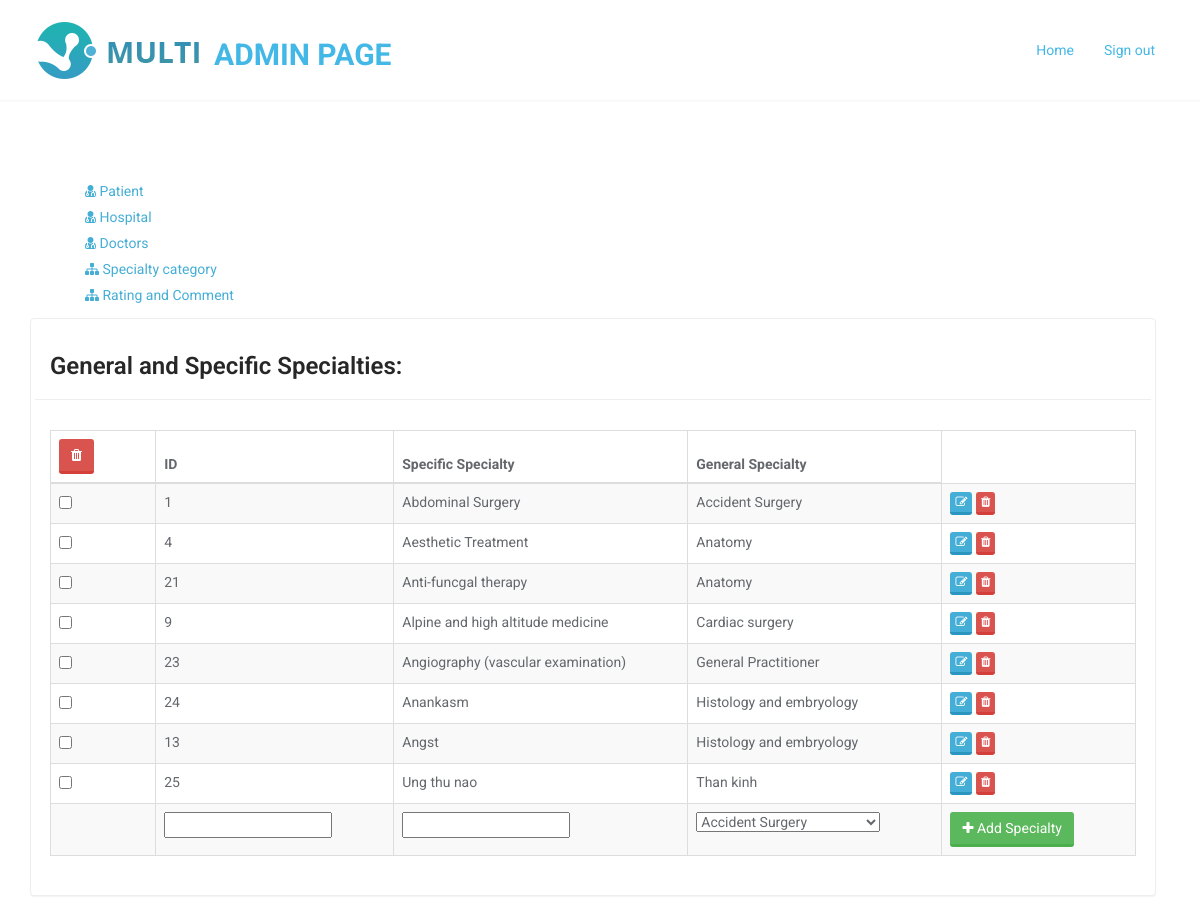
The app's page /view-specific.php (signed in) with its own data.
### tables this page shows
CREATE TABLE `specialty` (
  `id` bigint(255) NOT NULL,
  `name` varchar(255) NOT NULL,
  `gen_specialty` varchar(255) NOT NULL
);

### ppl-core.php (called while the page is built, shortened)
<?php
function template( $file, $args ) {
	if ( is_array( $args ) ) {
		extract( $args );
	}
	include $file;
	return ob_get_clean();
}
function return_sql($sql){
	$link = mysqli_connect('localhost', 'root', '');
	$result = mysqli_query($link,$sql);
	$data=array();
	$index=0;
	while ($list = mysqli_fetch_assoc($result)) {
		$data[$index]=$list;
		$index++;
	}
return $data;
}
function create_table($querry){
	include 'ppl-table.php';
}

### view-specific-app.php (called while the page is built)
<?php
include_once 'ppl-core.php';
create_table('SELECT * FROM specialty ORDER BY gen_specialty');

### view-template.php (the view, shortened to what this page needs)
<?php
if ( isset( $email ) ) {
	?>
    <tr class="odd gradeX" id="row<?php echo $id; ?>">
        <td id="id_val<?php echo $id; ?>"><?php echo $id; ?></td>
        <td id="lname_val<?php echo $id; ?>"><?php echo $lname; ?></td>
        <td id="fname_val<?php echo $id; ?>"><?php echo $fname; ?></td>
        <td id="gender_val<?php echo $id; ?>"><?php echo $gender; ?></td>
        <td id="email_val<?php echo $id; ?>"><?php echo $email; ?></td>
        <td id="password_val<?php echo $id; ?>"><?php echo $password; ?></td>
        <td id="address_val<?php echo $id; ?>"><?php echo $address; ?></td>
        <td id="lang_val<?php echo $id; ?>"><?php echo $lang; ?></td>
        <td id="status_val<?php echo $id; ?>"><?php echo $status; ?></td>
        <td class="center">
            <div class="btn-group-xs">
                <button title="Edit" type="button" class="btn btn-xs btn-primary" id="edit_button<?php echo $id; ?>"
                        onclick="edit_row('<?php echo $id; ?>');"><i
                            class="fa fa-edit"></i></button>
                <button title="Save" type="button" style="display:none;" class="btn btn-xs btn-primary"
                        id="save_button<?php echo $id; ?>"
                        onclick="save_row('<?php echo $id; ?>');"><i
                            class="fa fa-save"></i></button>
                <button title="Delete" type="button" class="btn btn-xs btn-danger" id="delete_button<?php echo $id; ?>"
                        onclick="delete_row('<?php echo $id; ?>');"><i
                            class="fa fa-trash"></i></button>
				<?php if ( $status === 'Deactive' ) {
					?>
                    <button title="Active" style="display:inline-block;" type="button" class=" btn btn-xs btn-warning"
                            id="active_button<?php echo $id; ?>"
                            onclick="active_row('<?php echo $id; ?>');"><i
                                class="fa fa-check"></i></button>
					<?php
				} else {
				?>
                <button title="Deactive" type="button" class=" btn btn-xs btn-warning"
                        id="deactive_button<?php echo $id; ?>"
                        onclick="deactive_row('<?php echo $id; ?>');"><i
                            class="fa fa-ban"></i>
					<?php } ?>
            </div>
        </td>
    </tr>
<?php }
else if ( isset( $gen_specialty ) ) { ?>
        <tr class="odd gradeX" id="row<?php echo $id; ?>">
        <td><input type="checkbox" id="del_<?php echo $id; ?>"></td>
        <td id="id_val<?php echo $id; ?>"><?php echo $id; ?></td>
        <td id="name_val<?php echo $id; ?>"><?php echo $name; ?></td>
        <td id="gen_val<?php echo $id; ?>"><?php echo $gen_specialty; ?></td>
        <td class="center">
            <div class="btn-group-xs">
                <button title="Edit" type="button" class="btn btn-xs btn-primary" id="edit_button<?php echo $id; ?>"
                        onclick="edit_row_gen('<?php echo $id; ?>');"><i
                            class="fa fa-edit"></i></button>
                <button title="Delete" type="button" class="btn btn-xs btn-danger" id="delete_button<?php echo $id; ?>"
                        onclick="delete_row_gen('<?php echo $id; ?>');"><i
                            class="fa fa-trash"></i></button>
            </div>
        </td>
    </tr>
<?php }

### ppl-table.php
<?php
$file   = 'view-template.php';
$output = '';
$data =return_sql($GLOBALS['table_sql']);
?>
<?php
foreach ( $data as $row ) {
	$output .= template( $file, $row );
}
print $output; ?>

### css/main.css (style rules this page uses)
table tr { opacity: 1; -webkit-transition: opacity 1000ms linear; transition: opacity 1000ms linear; }
.btn-xs { font-size:10px; }
.table-fit td { white-space: nowrap; width:1%; }
body { padding-top: 100px; background: #fff; font-family: 'Roboto', sans-serif; font-weight: 400; color: #64686d; line-height: 26px; }
.btn { border-width: 0; border-bottom-width: 3px; border-radius: 3px; }
.btn.btn-primary { background: #45aed6; border-color: #2a95be; }

### records on screen
specialty: id "1", name "Abdominal Surgery", gen_specialty "Accident Surgery"
specialty: id "4", name "Aesthetic Treatment", gen_specialty "Anatomy"
specialty: id "21", name "Anti-funcgal therapy", gen_specialty "Anatomy"
specialty: id "9", name "Alpine and high altitude medicine", gen_specialty "Cardiac surgery"
specialty: id "23", name "Angiography (vascular examination)", gen_specialty "General Practitioner"
specialty: id "24", name "Anankasm", gen_specialty "Histology and embryology"
specialty: id "13", name "Angst", gen_specialty "Histology and embryology"
specialty: id "25", name "Ung thu nao", gen_specialty "Than kinh"

### other values on screen
form field new_gen "Accident Surgery"
